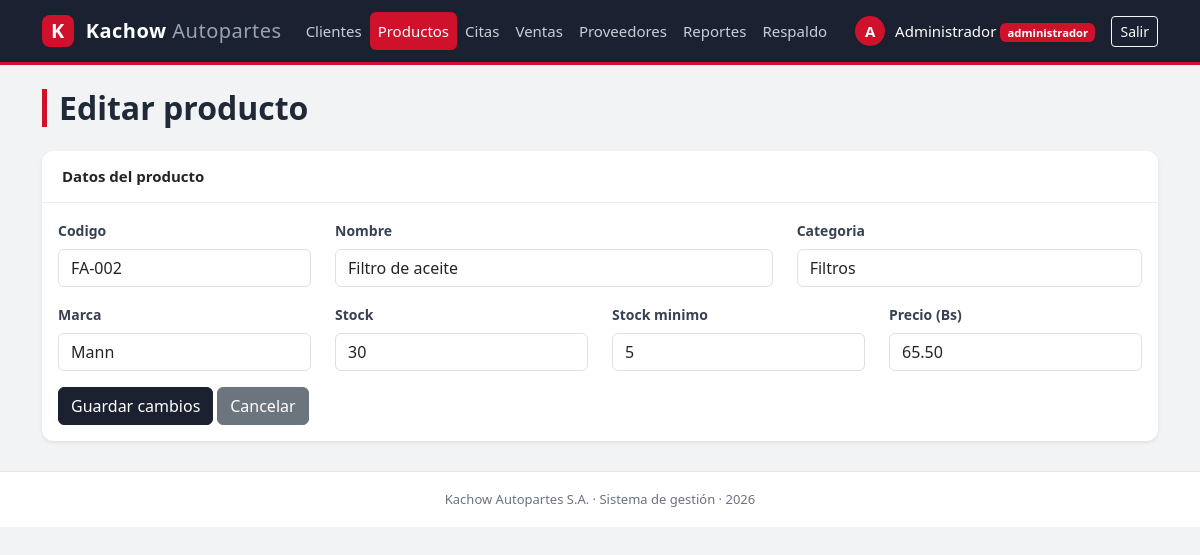
/productos_editar.php?id=2 (signed in), run on the app's committed database.
### tables this page shows
create table productos (
    id int auto_increment primary key,
    codigo varchar(20) not null,
    nombre varchar(120) not null,
    categoria varchar(50) not null,
    marca varchar(50),
    stock int not null default 0,
    stock_minimo int not null default 5,
    precio decimal(10,2) not null default 0
);

### productos_editar.php (the view, shortened to what this page needs)
<?php
    include("conexion.php");
    $id = intval($_GET['id']);
    $resultado = mysqli_query($conexion, "select * from productos where id=$id");
    $producto = mysqli_fetch_assoc($resultado);
    include("menu.php");
?>
    <h2 class="mb-4">Editar producto</h2>
    <div class="card shadow-sm">
        <div class="card-header bg-white fw-bold">Datos del producto</div>
        <div class="card-body">
            <form action="productos_actualizar.php" method="POST">
                <div class="row">
                    <div class="col-md-3 mb-3">
                        <label class="form-label">Codigo</label>
                        <input type="text" name="codigo" class="form-control" maxlength="20"
                               value="<?php echo htmlspecialchars($producto['codigo']); ?>" required>
                    </div>
                    <div class="col-md-5 mb-3">
                        <label class="form-label">Nombre</label>
                        <input type="text" name="nombre" class="form-control" maxlength="120"
                               value="<?php echo htmlspecialchars($producto['nombre']); ?>" required>
                    </div>
                    <div class="col-md-4 mb-3">
                        <label class="form-label">Categoria</label>
                        <input type="text" name="categoria" class="form-control" maxlength="50"
                               value="<?php echo htmlspecialchars($producto['categoria']); ?>" required>
                    </div>
                    <div class="col-md-3 mb-3">
                        <label class="form-label">Marca</label>
                        <input type="text" name="marca" class="form-control" maxlength="50"
                               value="<?php echo htmlspecialchars($producto['marca']); ?>">
                    </div>
                    <div class="col-md-3 mb-3">
                        <label class="form-label">Stock</label>
                        <input type="number" name="stock" class="form-control" min="0" max="100000"
                               value="<?php echo $producto['stock']; ?>" required>
                    </div>
                    <div class="col-md-3 mb-3">
                        <label class="form-label">Stock minimo</label>
                        <input type="number" name="stock_minimo" class="form-control" min="0" max="100000"
                               value="<?php echo $producto['stock_minimo']; ?>" required>
                    </div>
                    <div class="col-md-3 mb-3">
                        <label class="form-label">Precio (Bs)</label>
                        <input type="number" name="precio" class="form-control" step="0.01" min="0.01" max="1000000"
                               value="<?php echo $producto['precio']; ?>" required>
                    </div>
                </div>
                <button type="submit" class="btn btn-primary">Guardar cambios</button>
                <a href="productos.php" class="btn btn-secondary">Cancelar</a>
            </form>
        </div>
    </div>
<?php include("pie.php"); ?>

### estilos.css (style rules this page uses)
body { background-color: #f2f3f5; color: #1f2937; font-family: "Segoe UI", Roboto, "Helvetica Neue", Arial, sans-serif; font-size: 15px; }
.contenido h2 { font-weight: 700; border-left: 5px solid #d0112b; padding-left: 12px; }
.card { border: none; border-radius: 12px; margin-bottom: 20px; }
.card-header { padding: 14px 20px; border-bottom: 1px solid #eceef1; font-weight: 600; }
.card-header:first-child { border-radius: 12px 12px 0 0; }
.btn-primary { --bs-btn-bg: #1b2130; --bs-btn-border-color: #1b2130; --bs-btn-hover-bg: #d0112b; --bs-btn-hover-border-color: #d0112b; --bs-btn-active-bg: #a80d22; --bs-btn-active-border-color: #a80d22; }
.form-label { font-size: 14px; font-weight: 600; color: #374151; }

### data on the page
productos: codigo "FA-002", nombre "Filtro de aceite", categoria "Filtros", marca "Mann", stock "30", stock_minimo "5", precio "65.50"

### other printed values
substr($_SESSION['nombre'], 0, 1) "A"
$_SESSION['nombre'] "Administrador"
$_SESSION['rol'] "administrador"
